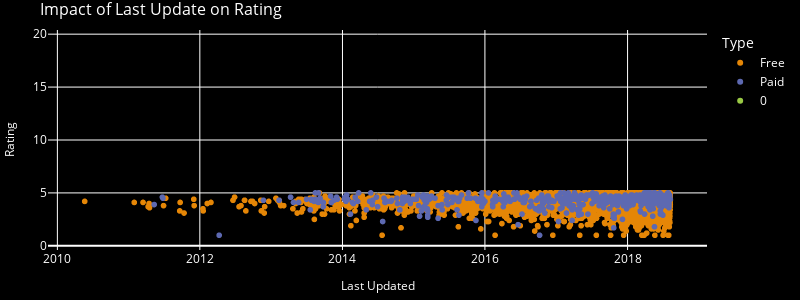

The code cell stored with this chart in its notebook:
### Code cell
fig9 = px.scatter(
    apps_df,
    x='Last Updated',
    y='Rating',
    color='Type',
    title='Impact of Last Update on Rating',
    color_discrete_sequence=px.colors.qualitative.Vivid,
    width=800,
    height=300
)
fig9.update_layout(
    plot_bgcolor='black',
    paper_bgcolor='black',
    font_color='white',
    title_font={'size':16},
    xaxis=dict(title_font={'size':12}),
    yaxis=dict(title_font={'size':12}),
    margin=dict(l=10, r=10, t=30, b=10)
)

### Figure 1 — Plotly figure (JSON) as saved in the notebook; plotly's stock layout.template omitted (floating-point values rounded to 4 significant figures; data arrays with more than 128 entries replaced by an {"elided": "..."} marker saying what was removed)
{"data": [{"hovertemplate": "Type=Free<br>Last Updated=%{x}<br>Rating=%{y}<extra></extra>", "legendgroup": "Free", "marker": {"color": "rgb(229, 134, 6)", "symbol": "circle"}, "mode": "markers", "name": "Free", "showlegend": true, "type": "scattergl", "x": {"elided": "10039 str values"}, "xaxis": "x", "y": {"elided": "10039 float values"}, "yaxis": "y"}, {"hovertemplate": "Type=Paid<br>Last Updated=%{x}<br>Rating=%{y}<extra></extra>", "legendgroup": "Paid", "marker": {"color": "rgb(93, 105, 177)", "symbol": "circle"}, "mode": "markers", "name": "Paid", "showlegend": true, "type": "scattergl", "x": {"elided": "800 str values"}, "xaxis": "x", "y": {"elided": "800 float values"}, "yaxis": "y"}, {"hovertemplate": "Type=0<br>Last Updated=%{x}<br>Rating=%{y}<extra></extra>", "legendgroup": "0", "marker": {"color": "rgb(153, 201, 69)", "symbol": "circle"}, "mode": "markers", "name": "0", "showlegend": true, "type": "scattergl", "x": ["NaT"], "xaxis": "x", "y": [19.0], "yaxis": "y"}], "layout": {"font": {"color": "white"}, "height": 300, "legend": {"title": {"text": "Type"}, "tracegroupgap": 0}, "margin": {"b": 10, "l": 10, "r": 10, "t": 30}, "paper_bgcolor": "black", "plot_bgcolor": "black", "title": {"font": {"size": 16}, "text": "Impact of Last Update on Rating"}, "width": 800, "xaxis": {"anchor": "y", "domain": [0, 1], "title": {"font": {"size": 12}, "text": "Last Updated"}}, "yaxis": {"anchor": "x", "domain": [0, 1], "title": {"font": {"size": 12}, "text": "Rating"}}}}
